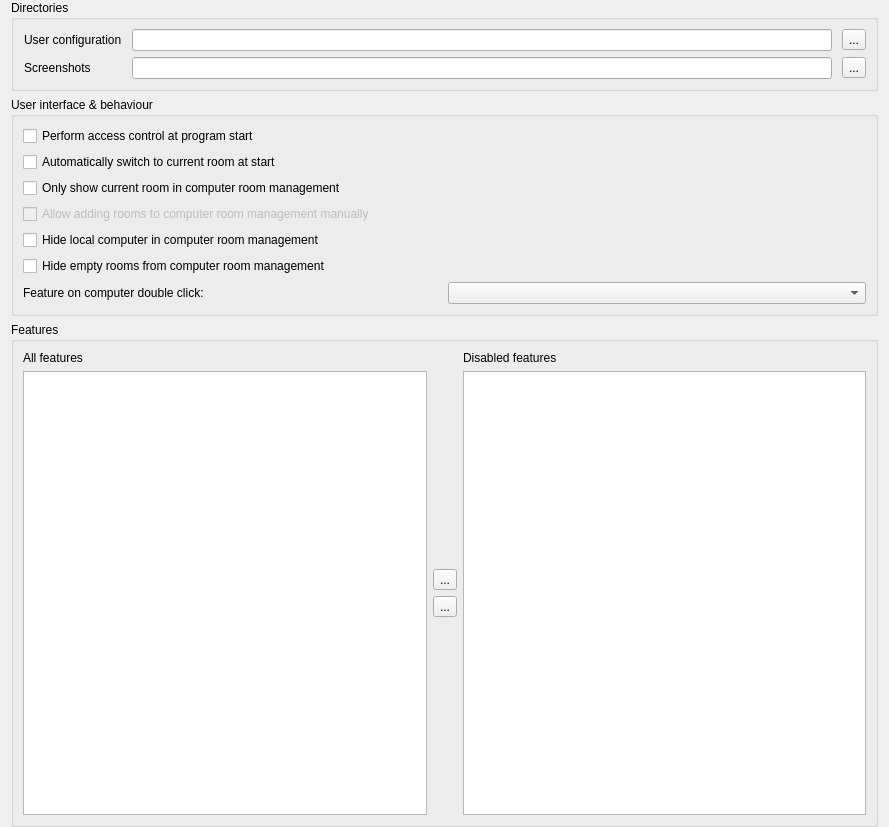
<?xml version="1.0" encoding="UTF-8"?>
<ui version="4.0">
 <class>MasterConfigurationPage</class>
 <widget class="QWidget" name="MasterConfigurationPage">
  <property name="geometry">
   <rect>
    <x>0</x>
    <y>0</y>
    <width>889</width>
    <height>827</height>
   </rect>
  </property>
  <property name="windowTitle">
   <string notr="true">Form</string>
  </property>
  <layout class="QVBoxLayout" name="verticalLayout">
   <property name="topMargin">
    <number>0</number>
   </property>
   <property name="bottomMargin">
    <number>0</number>
   </property>
   <item>
    <widget class="QGroupBox" name="groupBox">
     <property name="title">
      <string>Directories</string>
     </property>
     <layout class="QGridLayout" name="gridLayout_3">
      <property name="leftMargin">
       <number>10</number>
      </property>
      <property name="horizontalSpacing">
       <number>10</number>
      </property>
      <item row="0" column="2">
       <widget class="QToolButton" name="openUserConfigurationDirectory">
        <property name="text">
         <string>...</string>
        </property>
        <property name="icon">
         <iconset resource="../veyon-configurator.qrc">
          <normaloff>:/resources/document-open.png</normaloff>:/resources/document-open.png</iconset>
        </property>
       </widget>
      </item>
      <item row="0" column="0">
       <widget class="QLabel" name="label_2">
        <property name="text">
         <string>User configuration</string>
        </property>
       </widget>
      </item>
      <item row="0" column="1">
       <widget class="QLineEdit" name="userConfigurationDirectory"/>
      </item>
      <item row="1" column="0">
       <widget class="QLabel" name="label">
        <property name="text">
         <string>Screenshots</string>
        </property>
       </widget>
      </item>
      <item row="1" column="1">
       <widget class="QLineEdit" name="screenshotDirectory"/>
      </item>
      <item row="1" column="2">
       <widget class="QToolButton" name="openScreenshotDirectory">
        <property name="text">
         <string>...</string>
        </property>
        <property name="icon">
         <iconset resource="../veyon-configurator.qrc">
          <normaloff>:/resources/document-open.png</normaloff>:/resources/document-open.png</iconset>
        </property>
       </widget>
      </item>
     </layout>
    </widget>
   </item>
   <item>
    <widget class="QGroupBox" name="groupBox_3">
     <property name="title">
      <string>User interface &amp;&amp; behaviour</string>
     </property>
     <layout class="QGridLayout" name="gridLayout">
      <item row="2" column="0" colspan="2">
       <widget class="QCheckBox" name="onlyCurrentRoomVisible">
        <property name="text">
         <string>Only show current room in computer room management</string>
        </property>
       </widget>
      </item>
      <item row="6" column="0">
       <widget class="QLabel" name="label_3">
        <property name="text">
         <string>Feature on computer double click:</string>
        </property>
       </widget>
      </item>
      <item row="6" column="1">
       <widget class="QComboBox" name="computerDoubleClickFeature"/>
      </item>
      <item row="5" column="0" colspan="2">
       <widget class="QCheckBox" name="emptyRoomsHidden">
        <property name="text">
         <string>Hide empty rooms from computer room management</string>
        </property>
       </widget>
      </item>
      <item row="3" column="0" colspan="2">
       <widget class="QCheckBox" name="manualRoomAdditionAllowed">
        <property name="enabled">
         <bool>false</bool>
        </property>
        <property name="text">
         <string>Allow adding rooms to computer room management manually</string>
        </property>
       </widget>
      </item>
      <item row="4" column="0" colspan="2">
       <widget class="QCheckBox" name="localComputerHidden">
        <property name="text">
         <string>Hide local computer in computer room management</string>
        </property>
       </widget>
      </item>
      <item row="1" column="0" colspan="2">
       <widget class="QCheckBox" name="autoSwitchToCurrentRoom">
        <property name="text">
         <string>Automatically switch to current room at start</string>
        </property>
       </widget>
      </item>
      <item row="0" column="0" colspan="2">
       <widget class="QCheckBox" name="accessControlForMasterEnabled">
        <property name="text">
         <string>Perform access control at program start</string>
        </property>
       </widget>
      </item>
     </layout>
    </widget>
   </item>
   <item>
    <widget class="QGroupBox" name="groupBox_2">
     <property name="title">
      <string>Features</string>
     </property>
     <layout class="QGridLayout" name="gridLayout_2">
      <item row="0" column="0">
       <widget class="QLabel" name="label_4">
        <property name="text">
         <string>All features</string>
        </property>
       </widget>
      </item>
      <item row="0" column="2">
       <widget class="QLabel" name="label_5">
        <property name="text">
         <string>Disabled features</string>
        </property>
       </widget>
      </item>
      <item row="1" column="1">
       <layout class="QVBoxLayout" name="verticalLayout_18">
        <item>
         <spacer name="verticalSpacer_15">
          <property name="orientation">
           <enum>Qt::Vertical</enum>
          </property>
          <property name="sizeHint" stdset="0">
           <size>
            <width>20</width>
            <height>40</height>
           </size>
          </property>
         </spacer>
        </item>
        <item>
         <widget class="QToolButton" name="disableFeatureButton">
          <property name="text">
           <string>...</string>
          </property>
          <property name="icon">
           <iconset resource="../veyon-configurator.qrc">
            <normaloff>:/resources/go-next.png</normaloff>:/resources/go-next.png</iconset>
          </property>
         </widget>
        </item>
        <item>
         <widget class="QToolButton" name="enableFeatureButton">
          <property name="text">
           <string>...</string>
          </property>
          <property name="icon">
           <iconset resource="../veyon-configurator.qrc">
            <normaloff>:/resources/go-previous.png</normaloff>:/resources/go-previous.png</iconset>
          </property>
         </widget>
        </item>
        <item>
         <spacer name="verticalSpacer_16">
          <property name="orientation">
           <enum>Qt::Vertical</enum>
          </property>
          <property name="sizeHint" stdset="0">
           <size>
            <width>20</width>
            <height>40</height>
           </size>
          </property>
         </spacer>
        </item>
       </layout>
      </item>
      <item row="1" column="0">
       <widget class="QListWidget" name="allFeaturesListWidget"/>
      </item>
      <item row="1" column="2">
       <widget class="QListWidget" name="disabledFeaturesListWidget"/>
      </item>
     </layout>
    </widget>
   </item>
  </layout>
 </widget>
 <tabstops>
  <tabstop>userConfigurationDirectory</tabstop>
  <tabstop>openUserConfigurationDirectory</tabstop>
  <tabstop>screenshotDirectory</tabstop>
  <tabstop>openScreenshotDirectory</tabstop>
  <tabstop>accessControlForMasterEnabled</tabstop>
  <tabstop>autoSwitchToCurrentRoom</tabstop>
  <tabstop>onlyCurrentRoomVisible</tabstop>
  <tabstop>manualRoomAdditionAllowed</tabstop>
  <tabstop>localComputerHidden</tabstop>
  <tabstop>emptyRoomsHidden</tabstop>
  <tabstop>computerDoubleClickFeature</tabstop>
  <tabstop>allFeaturesListWidget</tabstop>
  <tabstop>disabledFeaturesListWidget</tabstop>
  <tabstop>disableFeatureButton</tabstop>
  <tabstop>enableFeatureButton</tabstop>
 </tabstops>
 <resources>
  <include location="../veyon-configurator.qrc"/>
 </resources>
 <connections>
  <connection>
   <sender>onlyCurrentRoomVisible</sender>
   <signal>toggled(bool)</signal>
   <receiver>manualRoomAdditionAllowed</receiver>
   <slot>setEnabled(bool)</slot>
   <hints>
    <hint type="sourcelabel">
     <x>380</x>
     <y>343</y>
    </hint>
    <hint type="destinationlabel">
     <x>380</x>
     <y>389</y>
    </hint>
   </hints>
  </connection>
  <connection>
   <sender>allFeaturesListWidget</sender>
   <signal>doubleClicked(QModelIndex)</signal>
   <receiver>MasterConfigurationPage</receiver>
   <slot>disableFeature()</slot>
   <hints>
    <hint type="sourcelabel">
     <x>224</x>
     <y>682</y>
    </hint>
    <hint type="destinationlabel">
     <x>444</x>
     <y>413</y>
    </hint>
   </hints>
  </connection>
  <connection>
   <sender>disabledFeaturesListWidget</sender>
   <signal>doubleClicked(QModelIndex)</signal>
   <receiver>MasterConfigurationPage</receiver>
   <slot>enableFeature()</slot>
   <hints>
    <hint type="sourcelabel">
     <x>664</x>
     <y>682</y>
    </hint>
    <hint type="destinationlabel">
     <x>444</x>
     <y>413</y>
    </hint>
   </hints>
  </connection>
  <connection>
   <sender>disableFeatureButton</sender>
   <signal>clicked()</signal>
   <receiver>MasterConfigurationPage</receiver>
   <slot>disableFeature()</slot>
   <hints>
    <hint type="sourcelabel">
     <x>461</x>
     <y>723</y>
    </hint>
    <hint type="destinationlabel">
     <x>444</x>
     <y>413</y>
    </hint>
   </hints>
  </connection>
  <connection>
   <sender>enableFeatureButton</sender>
   <signal>clicked()</signal>
   <receiver>MasterConfigurationPage</receiver>
   <slot>enableFeature()</slot>
   <hints>
    <hint type="sourcelabel">
     <x>461</x>
     <y>766</y>
    </hint>
    <hint type="destinationlabel">
     <x>444</x>
     <y>413</y>
    </hint>
   </hints>
  </connection>
 </connections>
 <slots>
  <slot>enableFeature()</slot>
  <slot>disableFeature()</slot>
 </slots>
</ui>
